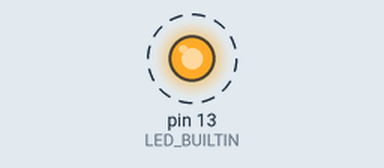
Bench run of a sketch on a simulated Arduino Uno, built with avr-gcc and run on an emulated ATmega328P. Parts: output pins drawn as LEDs (lit = HIGH). Dashed ring = blinking.

Above: at 4.06 s.
Timing chart, 0 to 7.0 s (numbered marks = the images above):
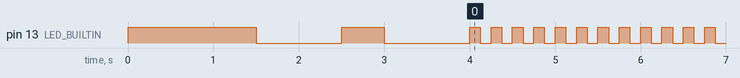

The sketch:

Blink_Variation_task.ino
```cpp
//This program first sets the output.
//Then turns the LED on for one and a half seconds, then off for 1 second.
//Now it turns the LED on for one and a half seconds, then off for 1 second more.
//After this it starts a loop where the LED is turned on for 0.125 seconds and then off for 0.125 seconds repeatedly. T


// the setup function runs once when you press reset or power the board
void setup() {
  // initialize digital pin LED_BUILTIN as an output.
  pinMode(LED_BUILTIN, OUTPUT);
  digitalWrite(13, 1);  // turn the LED on (HIGH is the voltage level)
  delay(1500);                      // wait for a second
  digitalWrite(13, 0);   // turn the LED off by making the voltage LOW
  delay(1000);
  digitalWrite(13,1);
  delay(500);
  digitalWrite(13, 0);
  delay(1000);                     // wait for a second
}

// the loop function runs over and over again forever
void loop() {
  digitalWrite(13, 1);  // turn the LED on (HIGH is the voltage level)
  delay(125);                      // wait for a second
  digitalWrite(13, 0);   // turn the LED off by making the voltage LOW
  delay(125);                      // wait for a second
}
```

Measured:
- by itself, pin 13 (LED_BUILTIN): goes LOW 1.0 s, HIGH 0.50 s, LOW 1.0 s, 503 × (HIGH 0.13 s, LOW 0.13 s), HIGH 0.13 s, then LOW
